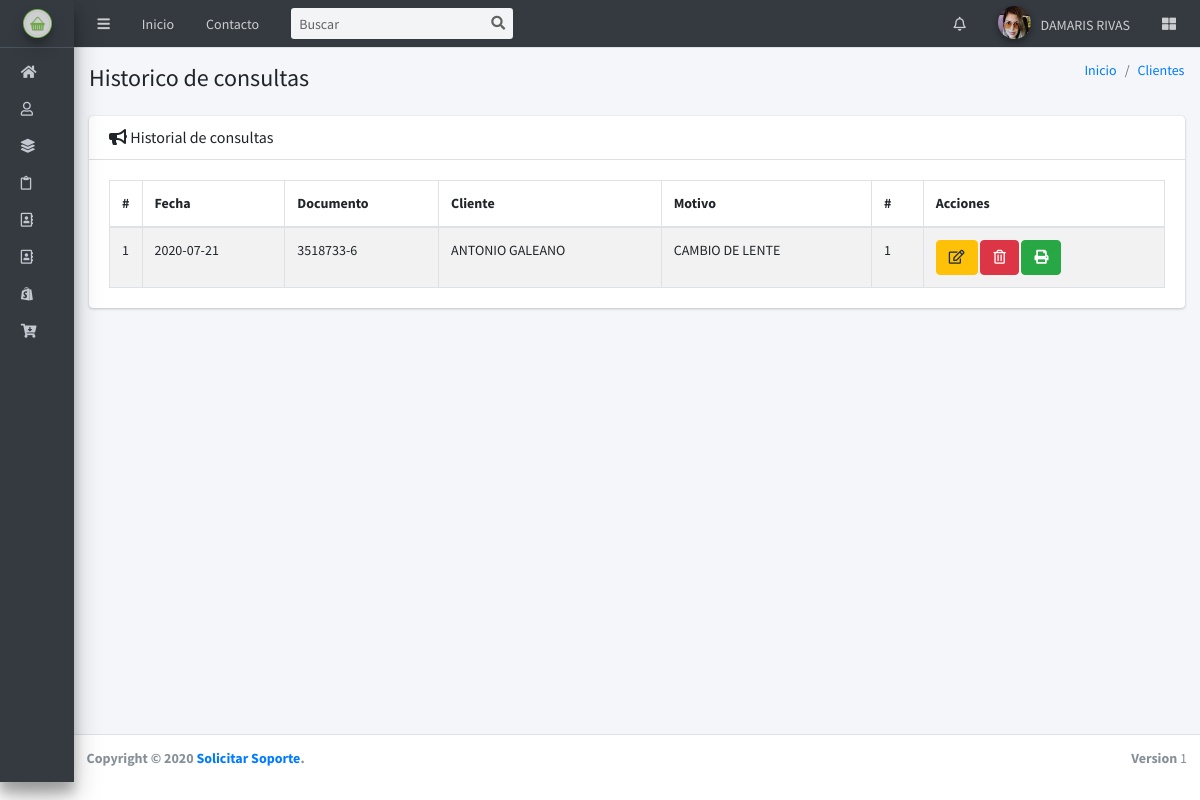
Page /consultas (signed in) on the committed database.
### tables this page shows
CREATE TABLE IF NOT EXISTS `historial` (
  `id_historial` int(11) NOT NULL AUTO_INCREMENT,
  `id` int(11) NOT NULL,
  `fecha` date DEFAULT NULL,
  `motivo` text,
  `esf_od` text,
  `esf_oi` text,
  `cilindro_od` text,
  `cilindro_oi` text,
  `eje_od` text,
  `eje_oi` text,
  `adicion_od` text,
  `adicion_oi` text,
  `dnp_od` text,
  `dnp_oi` text,
  `di` text,
  `alt` text,
  `monofocal` text,
  `monofocal_descri` text,
  `estuche` text,
  `bifocal` text,
  `bifocal_descri` text,
  `progesivo` text,
  `progresivo_descri` text,
  `armazon` text,
  `id_doctor` int(11) DEFAULT NULL,
  `doctor` text,
  `retiro` datetime DEFAULT NULL,
  `total` double DEFAULT NULL,
  `anticipo` double DEFAULT NULL,
  `receta` text,
  `id_usuario` int(11) NOT NULL,
  PRIMARY KEY (`id_historial`),
  KEY `clientes_historial_fk` (`id`) USING BTREE,
  KEY `id_usuario_fk` (`id_usuario`) USING BTREE,
  CONSTRAINT `clientes_historial_fk` FOREIGN KEY (`id`) REFERENCES `clientes` (`id`) ON DELETE NO ACTION ON UPDATE NO ACTION,
  CONSTRAINT `id_usuario_fk` FOREIGN KEY (`id_usuario`) REFERENCES `usuarios` (`id`) ON DELETE NO ACTION ON UPDATE NO ACTION
);

CREATE TABLE IF NOT EXISTS `clientes` (
  `id` int(11) NOT NULL AUTO_INCREMENT,
  `nombre` text,
  `documento` text,
  `email` text,
  `telefono` text,
  `direccion` text,
  `fecha_nacimiento` date DEFAULT NULL,
  `compras` int(11) DEFAULT '0',
  `ultima_compra` date DEFAULT NULL,
  `fecha` timestamp NOT NULL DEFAULT CURRENT_TIMESTAMP,
  PRIMARY KEY (`id`),
  KEY `índice_1` (`id`) USING BTREE
);

### controladores/plantilla.controlador.php (called while the page is built)
<?php
class ControladorPlantilla{
	static public function ctrPlantilla(){
		include "vistas/plantilla.php";
	}
}

### index.php (called while the page is built, shortened)
<?php
require_once "controladores/plantilla.controlador.php";
require_once "controladores/clientes.controlador.php";
require_once "controladores/compras.controlador.php";
require_once "controladores/historial.controlador.php";
require_once "modelos/clientes.modelo.php";
require_once "modelos/historial.modelo.php";
$plantilla =  new ControladorPlantilla();
$plantilla ->ctrPlantilla();

### controladores/historial.controlador.php (called while the page is built, shortened)
<?php
class ControladorHistorial{
	static public function  ctrMostrarHistorial($item, $valor){
		$tabla = "historial";
		$respuesta = ModeloHistorial::mldMostrarHistorial($tabla, $item, $valor);
		return $respuesta;
	}
}

### modelos/conexion.php (called while the page is built)
<?php
class Conexion{
	static public  function conectar(){
		$link = new PDO(
			"mysql:host=localhost; dbname=optivision",
			"root",
			"");
		$link->exec("set names utf8");
		return $link;
	}
}

### modelos/historial.modelo.php (called while the page is built, shortened)
<?php
require_once "conexion.php";
class ModeloHistorial{
static public function mldMostrarHistorial($tabla, $item, $valor){
	if ($item != null) {
				  $stmt = Conexion::conectar()->prepare("SELECT * FROM $tabla WHERE   $item = :$item");
				   $stmt->bindParam(':'.$item, $valor, PDO::PARAM_STR);
				  $stmt -> execute();
				  return $stmt -> fetchAll();
		}else{
			$stmt = Conexion::conectar()->prepare("SELECT * FROM  $tabla");
			$stmt -> execute();
			 return $stmt -> fetchAll();
			}
	}
}

### controladores/clientes.controlador.php (called while the page is built, shortened)
<?php
class ControladorClientes{
	static public function crtMostrarClientes($item, $valor){
		$tabla = "clientes";
		$respuesta = ModeloClientes::mldMostrarClientes($tabla, $item, $valor);
		return $respuesta;
	}
}

### modelos/clientes.modelo.php (called while the page is built, shortened)
<?php
require_once "conexion.php";
class ModeloClientes{
	static public function mldMostrarClientes($tabla, $item, $valor){
		if ($item != null) {
			$stmt = Conexion::conectar()->prepare("SELECT * FROM $tabla WHERE $item = :$item ORDER BY id DESC");
			$stmt -> bindParam(":".$item, $valor, PDO::PARAM_STR);
			$stmt -> execute();
			return $stmt -> fetch();
		}else{
			$stmt = Conexion::conectar()->prepare("SELECT * FROM  $tabla");
			$stmt -> execute();
			 return $stmt -> fetchAll();
		}
	}
}

### vistas/modulos/consultas.php (the view, shortened to what this page needs)
<div class="content-wrapper">
   <section class="content-header">
    <div class="container-fluid">
      <div class="row mb-2">
        <div class="col-sm-6">
          <h1>Historico de consultas</h1>
        </div>
        <div class="col-sm-6">
          <ol class="breadcrumb float-sm-right">
            <li class="breadcrumb-item"><a href="#">Inicio</a></li>
             <li class="breadcrumb-item active"><a href="clientes">Clientes</a></li>
          </ol>
        </div>
      </div>
    </div>
  </section>
  <section class="content">
    <div class="container-fluid">
      <div class="row">
        <div class="col-md-12">
          <div class="card card-default">
            <div class="card-header">
              <h3 class="card-title">
                <i class="fas fa-bullhorn"></i>
                Historial de consultas
              </h3>
            </div>
            <div class="card-body">
 <table   class="table table-striped table-bordered dt-responsive nowrap tblHistorial" style="width:100%">
            <thead>
              <tr>
                <th style="width: 10px;">#</th>
                <th>Fecha</th>
                <th>Documento</th>
                <th>Cliente</th>
                <th>Motivo</th>
                <th>#</th>
                <th>Acciones</th>
              </tr>
              </thead>
              <tbody>
              <?php
                  $itema = null;
                  $valora = null;
                $historial = ControladorHistorial::ctrMostrarHistorial($itema, $valora);
                foreach ($historial as $key => $value) {
                   $item = "id";
                    $valor = $value["id"];
                    $traerCliente =ControladorClientes::crtMostrarClientes($item, $valor);
                   echo '<tr>
                          <td>'.($key+1).'</td>
                          <td>'.$value["fecha"].'</td>
                          <td>'. $traerCliente["documento"].'</td>
                          <td>'. $traerCliente["nombre"].'</td>
                          <td>'.$value["motivo"].'</td>
                          <td>'.$value["id_historial"].'</td>
                          ';
                          echo '
                          <td>
                            <div class="btn-group-xs">
                              <button class="btn btn-warning btnEditarConsultas" idUsuario="'.$value["id_historial"].'" name="btnEditarUsuario"><i class="far fa-edit"></i></button>
                              <button class="btn btn-danger btnEliminarConsultas" idUsuario="'.$value["id_historial"].'" "><i class="far fa-trash-alt"></i></button>
                              <button class="btn btn-success btnMostrarConsultas" idUsuario="'.$value["id_historial"].'" "><i class="fas fa-print"></i></button>
                            </div>
                          </td>
                        </tr>';
                }
               ?>
              </tbody>
          </table>
            </div>
          </div>
        </div>
      </div>
    </div>
  </section>
</div>

### vistas/css/editor.css (style rules this page uses)
h1 { margin-top:10px; line-height:40px; }

### rows in the picture
historial: fecha "2020-07-21", id.documento "3518733-6", id.nombre "ANTONIO GALEANO", motivo "CAMBIO DE LENTE", id_historial "1"

### other values in the picture
$_SESSION["nombre"] "DAMARIS RIVAS"
